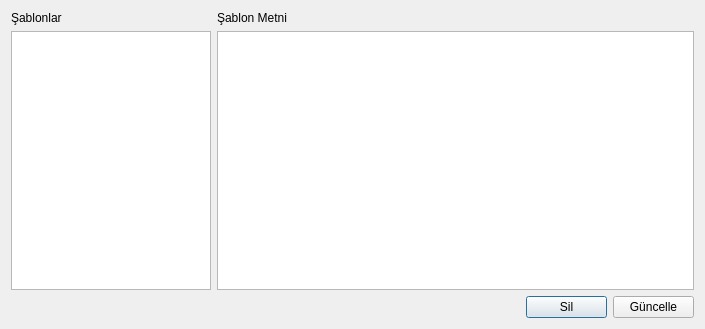
<?xml version="1.0" encoding="UTF-8"?>
<ui version="4.0">
 <class>SablonDuzenle</class>
 <widget class="QDialog" name="SablonDuzenle">
  <property name="geometry">
   <rect>
    <x>0</x>
    <y>0</y>
    <width>705</width>
    <height>329</height>
   </rect>
  </property>
  <property name="windowTitle">
   <string>Dialog</string>
  </property>
  <property name="windowIcon">
   <iconset resource="../uzlasma.qrc">
    <normaloff>:/newPrefix/lib/icon/gnome-contacts.png</normaloff>:/newPrefix/lib/icon/gnome-contacts.png</iconset>
  </property>
  <layout class="QGridLayout" name="gridLayout">
   <item row="0" column="0">
    <widget class="QLabel" name="label">
     <property name="text">
      <string>Şablonlar</string>
     </property>
    </widget>
   </item>
   <item row="0" column="1">
    <widget class="QLabel" name="label_2">
     <property name="text">
      <string>Şablon Metni</string>
     </property>
    </widget>
   </item>
   <item row="1" column="0">
    <widget class="QListWidget" name="listWidget">
     <property name="minimumSize">
      <size>
       <width>200</width>
       <height>0</height>
      </size>
     </property>
     <property name="maximumSize">
      <size>
       <width>200</width>
       <height>16777215</height>
      </size>
     </property>
    </widget>
   </item>
   <item row="1" column="1" colspan="3">
    <widget class="QTextEdit" name="textEdit"/>
   </item>
   <item row="2" column="0" colspan="2">
    <spacer name="horizontalSpacer">
     <property name="orientation">
      <enum>Qt::Horizontal</enum>
     </property>
     <property name="sizeHint" stdset="0">
      <size>
       <width>509</width>
       <height>20</height>
      </size>
     </property>
    </spacer>
   </item>
   <item row="2" column="2">
    <widget class="QPushButton" name="pushButton">
     <property name="text">
      <string>Sil</string>
     </property>
    </widget>
   </item>
   <item row="2" column="3">
    <widget class="QPushButton" name="pushButton_2">
     <property name="text">
      <string>Güncelle</string>
     </property>
    </widget>
   </item>
  </layout>
 </widget>
 <resources>
  <include location="../uzlasma.qrc"/>
 </resources>
 <connections>
  <connection>
   <sender>pushButton</sender>
   <signal>clicked()</signal>
   <receiver>SablonDuzenle</receiver>
   <slot>close()</slot>
   <hints>
    <hint type="sourcelabel">
     <x>527</x>
     <y>309</y>
    </hint>
    <hint type="destinationlabel">
     <x>161</x>
     <y>293</y>
    </hint>
   </hints>
  </connection>
  <connection>
   <sender>pushButton_2</sender>
   <signal>clicked()</signal>
   <receiver>SablonDuzenle</receiver>
   <slot>close()</slot>
   <hints>
    <hint type="sourcelabel">
     <x>620</x>
     <y>313</y>
    </hint>
    <hint type="destinationlabel">
     <x>330</x>
     <y>298</y>
    </hint>
   </hints>
  </connection>
 </connections>
</ui>
